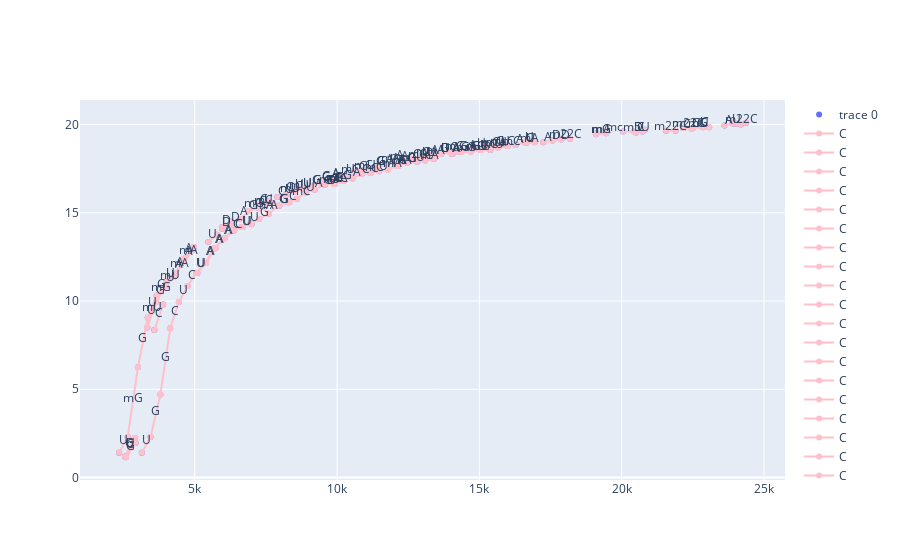

Here is the notebook cell this chart was saved with:
### Code cell
bcr = base_calling_random(df_gln1_alkb_top, base_only=False)
plotly_basecalling(*bcr)
